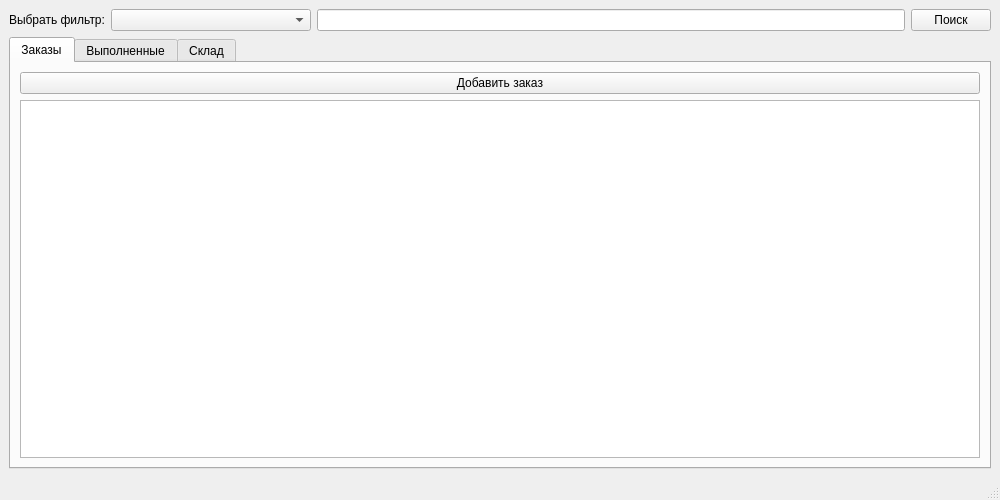
<?xml version="1.0" encoding="UTF-8"?>
<ui version="4.0">
 <class>MainWindow</class>
 <widget class="QMainWindow" name="MainWindow">
  <property name="geometry">
   <rect>
    <x>0</x>
    <y>0</y>
    <width>1000</width>
    <height>500</height>
   </rect>
  </property>
  <property name="minimumSize">
   <size>
    <width>1000</width>
    <height>500</height>
   </size>
  </property>
  <property name="windowTitle">
   <string>Ателье</string>
  </property>
  <widget class="QWidget" name="centralwidget">
   <layout class="QHBoxLayout" name="horizontalLayout_2">
    <item>
     <layout class="QVBoxLayout" name="verticalLayout_2" stretch="0,0">
      <item>
       <layout class="QHBoxLayout" name="horizontalLayout">
        <item>
         <widget class="QLabel" name="label">
          <property name="text">
           <string>Выбрать фильтр:</string>
          </property>
         </widget>
        </item>
        <item>
         <widget class="QComboBox" name="comboBox">
          <property name="minimumSize">
           <size>
            <width>200</width>
            <height>0</height>
           </size>
          </property>
         </widget>
        </item>
        <item>
         <widget class="QLineEdit" name="lineEdit"/>
        </item>
        <item>
         <widget class="QPushButton" name="pushButton">
          <property name="text">
           <string>Поиск</string>
          </property>
         </widget>
        </item>
       </layout>
      </item>
      <item>
       <widget class="QTabWidget" name="tabWidget">
        <property name="currentIndex">
         <number>0</number>
        </property>
        <widget class="QWidget" name="tab">
         <attribute name="title">
          <string>Заказы</string>
         </attribute>
         <layout class="QVBoxLayout" name="verticalLayout_4">
          <item>
           <layout class="QVBoxLayout" name="verticalLayout_3">
            <item>
             <widget class="QPushButton" name="pushButton_2">
              <property name="text">
               <string>Добавить заказ</string>
              </property>
             </widget>
            </item>
            <item>
             <widget class="QTableView" name="tableView"/>
            </item>
           </layout>
          </item>
         </layout>
        </widget>
        <widget class="QWidget" name="tab_2">
         <attribute name="title">
          <string>Выполненные</string>
         </attribute>
         <layout class="QVBoxLayout" name="verticalLayout_6">
          <item>
           <layout class="QVBoxLayout" name="verticalLayout_5">
            <item>
             <widget class="QTableView" name="tableView_2"/>
            </item>
           </layout>
          </item>
          <item>
           <widget class="QLabel" name="label_3">
            <property name="text">
             <string>Количество выполненных заказов: 0</string>
            </property>
           </widget>
          </item>
          <item>
           <widget class="QLabel" name="label_2">
            <property name="text">
             <string>Общая прибыль: 0</string>
            </property>
           </widget>
          </item>
         </layout>
        </widget>
        <widget class="QWidget" name="tab_3">
         <attribute name="title">
          <string>Склад</string>
         </attribute>
         <layout class="QVBoxLayout" name="verticalLayout_8">
          <item>
           <widget class="QPushButton" name="pushButton_3">
            <property name="text">
             <string>Добавить позицию на склад</string>
            </property>
           </widget>
          </item>
          <item>
           <layout class="QVBoxLayout" name="verticalLayout_7">
            <item>
             <widget class="QTableView" name="tableView_3"/>
            </item>
           </layout>
          </item>
         </layout>
        </widget>
       </widget>
      </item>
     </layout>
    </item>
   </layout>
  </widget>
  <widget class="QMenuBar" name="menubar">
   <property name="geometry">
    <rect>
     <x>0</x>
     <y>0</y>
     <width>1000</width>
     <height>26</height>
    </rect>
   </property>
  </widget>
  <widget class="QStatusBar" name="statusbar"/>
 </widget>
 <resources/>
 <connections/>
</ui>
